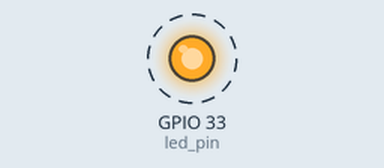
Simulated run of this sketch. Board: ESP32. On the bench: output pins drawn as LEDs (lit = HIGH). Dashed ring = blinking.

Above: at 0.5 s.
Timing chart, 0 to 4.6 s (numbered marks = the images above):
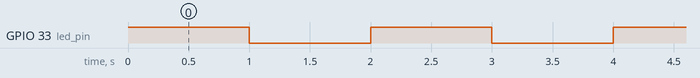

Measured:
- by itself, GPIO 33 (led_pin): alternates HIGH for 1.0 s and LOW for 1.0 s

The sketch:

Blink.ino
```cpp
//ESp32 test code
//Toggles led state present at pin 33 every one second


int led_pin = 33;


void setup()
{
  pinMode(led_pin, OUTPUT);
}


void loop()
{
  digitalWrite(led_pin, HIGH);
  delay(1000);
  digitalWrite(led_pin, LOW);
  delay(1000);
}
```
